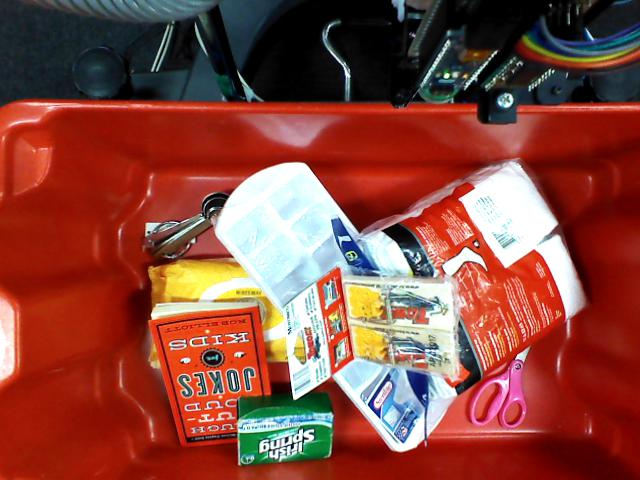
#> input picture imgviz/data/arc2017/1532900700692405455.jpg, 640 x 480 px
$ python -i _color.py   (imports and definitions only)
#> lines starting #> are read from the running program, lines starting #| are printed output that depends on the picture
### imgviz/_utils.py
from __future__ import annotations

import numpy as np
import PIL.Image
from numpy.typing import NDArray


def pillow_to_numpy(*, image: PIL.Image.Image) -> NDArray[np.uint8]:
    image_numpy = np.asarray(image)
    if not image_numpy.flags.writeable:
        image_numpy = np.array(image)
    return image_numpy


def numpy_to_pillow(*, image: NDArray, mode: str | None = None) -> PIL.Image.Image:
    image_pillow = PIL.Image.fromarray(image, mode=mode)
    return image_pillow


# [16 lines left out: function apply_mask, not called in this run]

### imgviz/_color.py
from __future__ import annotations

import numpy as np
from numpy.typing import NDArray

from . import _dtype
from . import _utils


def rgb2gray(rgb: NDArray[np.uint8]) -> NDArray[np.uint8]:  # noqa: GR005 -- preserve positional and keyword API calls
    """Convert rgb to gray.

    Args:
        rgb: Input rgb image with shape (H, W, 3).

    Returns:
        Gray image with shape (H, W).
    """
    if rgb.ndim != 3:
        raise ValueError(f"rgb must be 3 dimensional, but got {rgb.ndim}")
    if rgb.shape[2] != 3:
        raise ValueError(f"rgb shape must be (H, W, 3), but got {rgb.shape}")
    if rgb.dtype != np.uint8:
        raise ValueError(f"rgb dtype must be np.uint8, but got {rgb.dtype}")

    gray = _utils.numpy_to_pillow(image=rgb)
    gray = gray.convert("L")
    gray = _utils.pillow_to_numpy(image=gray)
    return gray


# [106 lines left out: functions gray2rgb, rgb2rgba, rgb2hsv, hsv2rgb, rgba2rgb, require_uint8_image, not called in this run]


def asgray(image: NDArray) -> NDArray[np.uint8]:  # noqa: GR005 -- preserve positional and keyword API calls
    """Convert any array to gray image.

    Args:
        image: Input image.

    Returns:
        Gray image with shape (H, W).
    """
    if image.ndim == 2:
        if image.dtype == bool:
            gray = _dtype.bool2ubyte(image)
        else:
            gray = image
    elif image.ndim == 3 and image.shape[2] == 4:
        gray = rgb2gray(rgba2rgb(image))
    elif image.ndim == 3 and image.shape[2] == 3:
        gray = rgb2gray(image)
    else:
        raise ValueError(
            f"unsupported image format to convert to gray: "
            f"shape={image.shape}, dtype={image.dtype}"
        )
    return gray


# [62 lines left out: functions asrgb, asrgba, get_fg_color, not called in this run]

>>> import cv2
>>> picture = cv2.cvtColor(cv2.imread('data/arc2017/1532900700692405455.jpg'), cv2.COLOR_BGR2RGB)
>>> result = asgray(picture)
#> in rgb2gray, `gray = gray.convert("L")`:
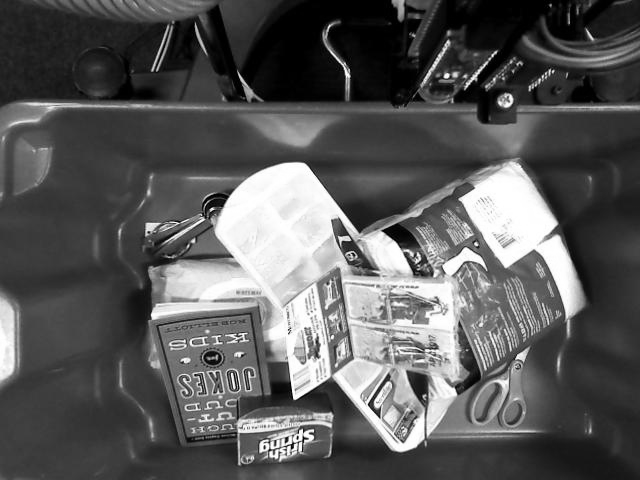
#> gray: PIL image 640x480 L; min 0, max 255, mean 89.2
